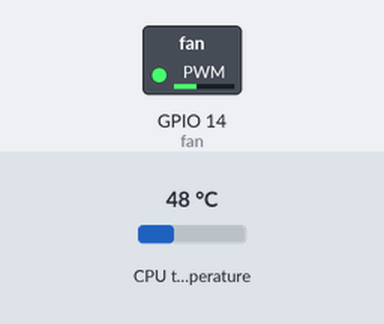
Simulated run of this program. Board: Raspberry Pi (BCM pin numbers). Parts: switched loads named in the program (green lamp = pin HIGH). The inputs (shaded band) are chosen by the test bench; at power-on: CPU temperature 48 °C.

Above: at 1.2 s.
1.3 s: CPU temperature set to 31 °C
At 5.5 s:
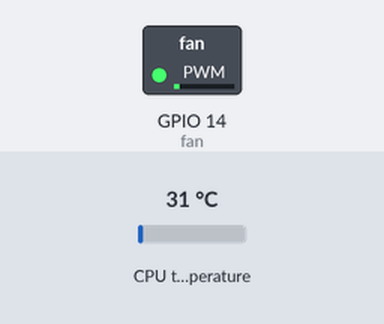
7.3 s: CPU temperature set to 58 °C
At 11.0 s:
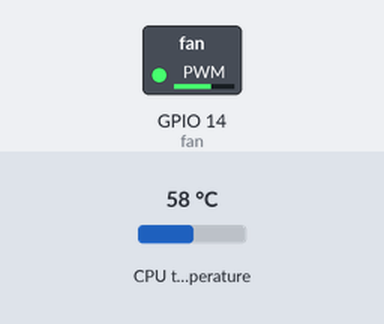
13.3 s: CPU temperature set to 71 °C
At 15.4 s:
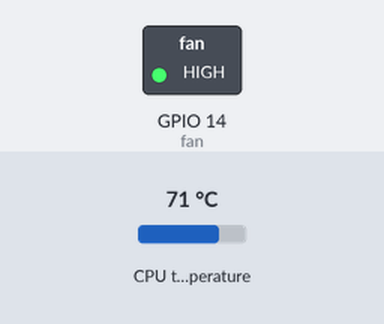
Timing chart, 0 to 16.9 s (numbered marks = the images above; inputs shaded):
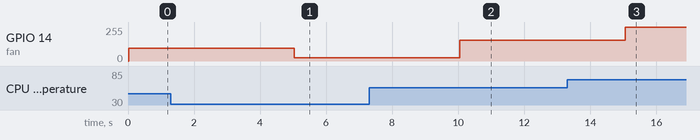

The program:

Fan_Control.py
```python
import RPi.GPIO as IO          # GPIO pins
import time
import subprocess              # To get the CPU temperature

IO.setwarnings(False)
IO.setmode(IO.BCM)            # BCM pin numbers
IO.setup(14, IO.OUT)            # GPIO14
fan = IO.PWM(14,100)           # Set 100Hz frequency
fan.start(0)                   # Fan off

# minTemp = 25
# maxTemp = 70
minSpeed = 0
maxSpeed = 100

def get_temp():
    output = subprocess.run(['vcgencmd', 'measure_temp'], capture_output=True)
    temp_str = output.stdout.decode()
    try:
        return float(temp_str.split('=')[1].split('\'')[0])
    except (IndexError, ValueError):
        raise RuntimeError('Could not get temperature')

def get_speed_by_temp(temp):
    result_speed = int(0.03 * temp * temp - 0.74 * temp + 3.51)
    if result_speed < minSpeed:
        result_speed = minSpeed
    elif result_speed > maxSpeed:
        result_speed = maxSpeed

    return result_speed

while 1:
    temp = get_temp()
    speed = get_speed_by_temp(temp)
    fan.ChangeDutyCycle(speed)
    time.sleep(5)
```

Measured:
- after the input at 1.3 s, GPIO 14 (fan): 94/255 → 23/255 after 3.7 s
- after the input at 7.3 s, GPIO 14 (fan): 23/255 → 156/255 after 2.7 s
- after the input at 13.3 s, GPIO 14 (fan): 156/255 → 255/255 after 1.8 s
